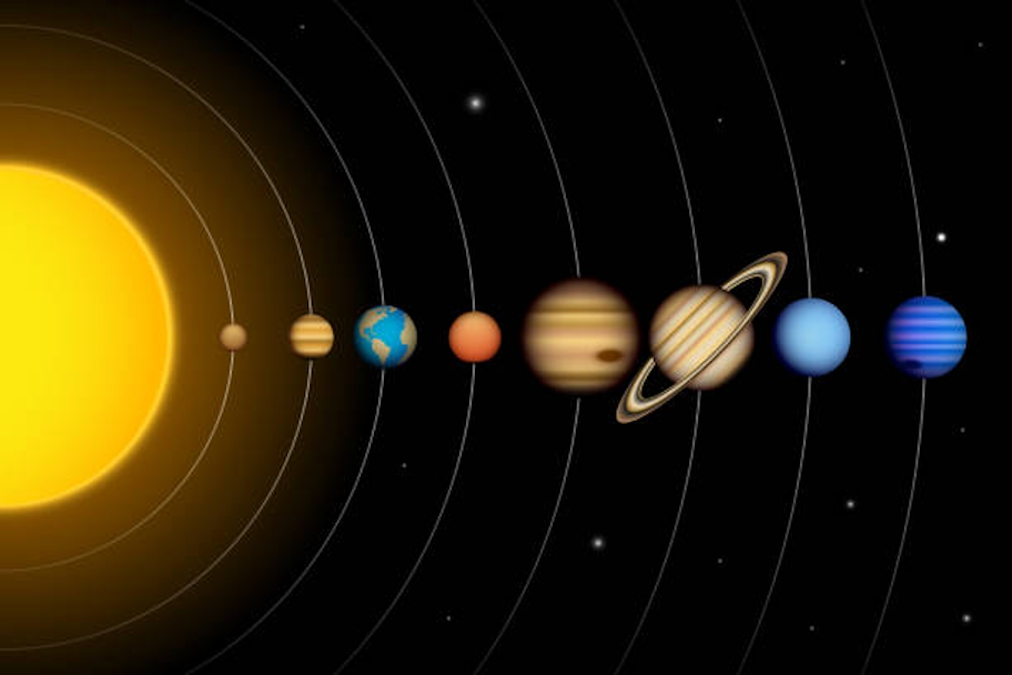
#> input picture SolarSystem.jpg, 1012 x 675 px
$ python NameThe_SolarSystem.py
#> lines starting #> are read from the running program, lines starting #| are printed output that depends on the picture; after the words box and inside, x2 and y2 are one past the last pixel; in counts of white or black regions, pixels touching at a corner belong together
import cv2

img = cv2.imread("SolarSystem.jpg")
#> img is the input picture: shape (675, 1012, 3); mean B, G, R 9.4, 32.4, 41.1

cv2.putText(img,
            "Sun",
            (40,350),
            cv2.FONT_HERSHEY_TRIPLEX,
            1.0,
            (0,0,225)
            )
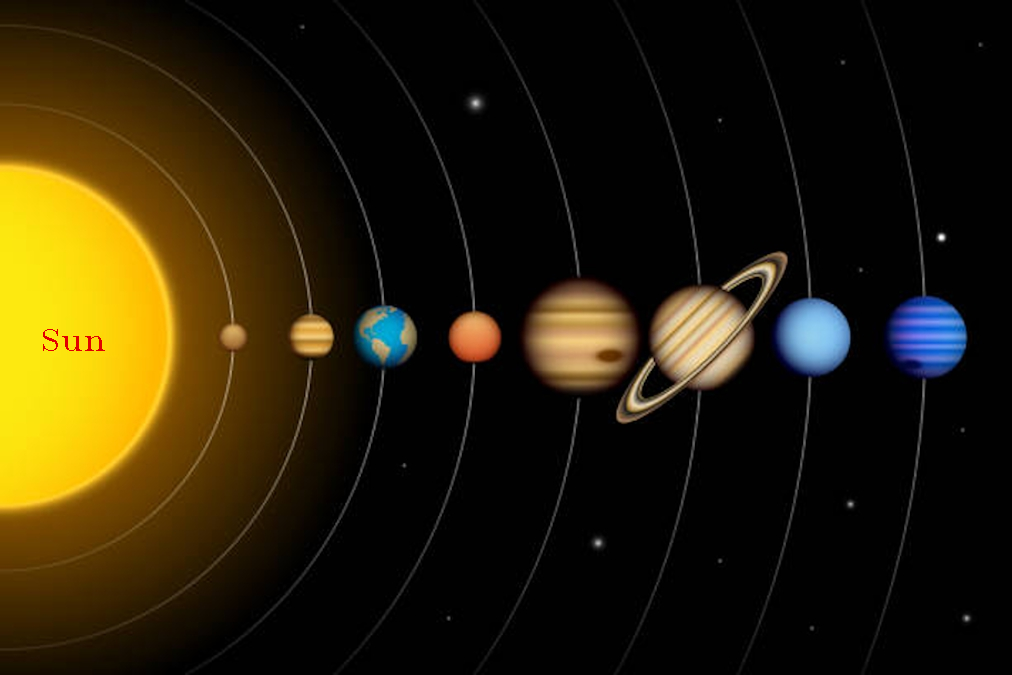
#> img: shape (675, 1012, 3); 0.05% of pixels changed, all inside (x1, y1, x2, y2) = (43, 329, 105, 351)

cv2.putText(img,
            "Mercury",
            (190,270),
            cv2.FONT_HERSHEY_TRIPLEX,
            0.5,
            (255,255,255)
            )
#> img: shape (675, 1012, 3); 0.04% of pixels changed, all inside (x1, y1, x2, y2) = (191, 260, 261, 275)

cv2.putText(img,
            "Venus",
            (280,270),
            cv2.FONT_HERSHEY_TRIPLEX,
            0.5,
            (255,255,255)
            )
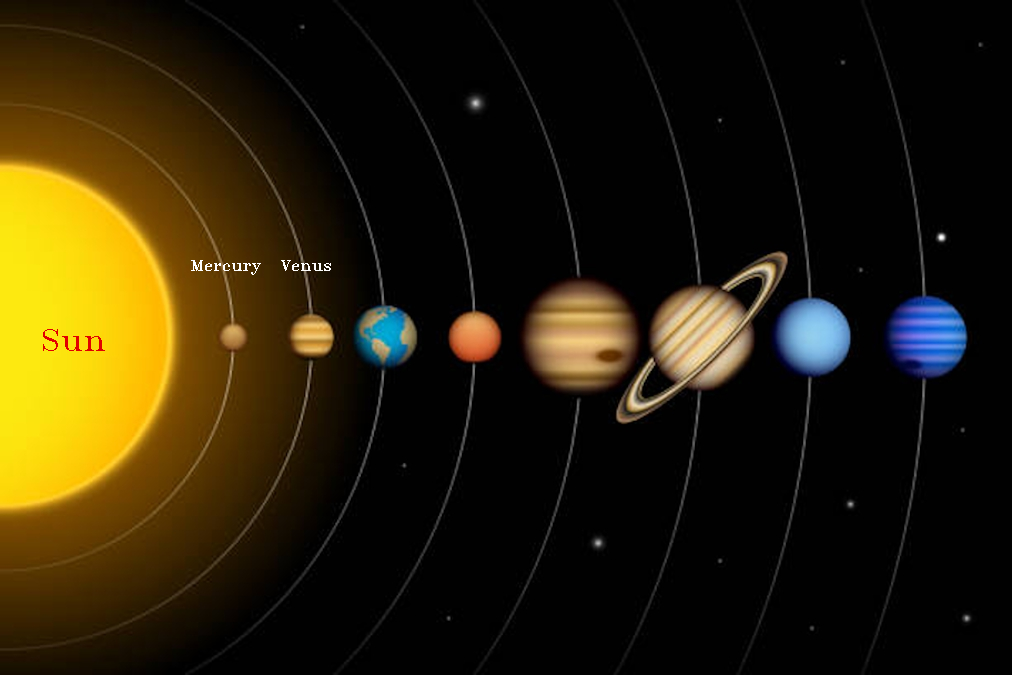
#> img: shape (675, 1012, 3); mean B, G, R 9.5, 32.4, 41.2

cv2.putText(img,
            "Earth",
            (350,270),
            cv2.FONT_HERSHEY_TRIPLEX,
            0.5,
            (255,255,255)
            )
#> img: shape (675, 1012, 3); 0.03% of pixels changed, all inside (x1, y1, x2, y2) = (351, 260, 398, 271)

cv2.putText(img,
            "Mars",
            (450,270),
            cv2.FONT_HERSHEY_TRIPLEX,
            0.5,
            (255,255,255)
            )
#> img: shape (675, 1012, 3); mean B, G, R 9.7, 32.5, 41.4

cv2.putText(img,
            "Jupiter",
            (545,465),
            cv2.FONT_HERSHEY_TRIPLEX,
            0.5,
            (255,255,255)
            )
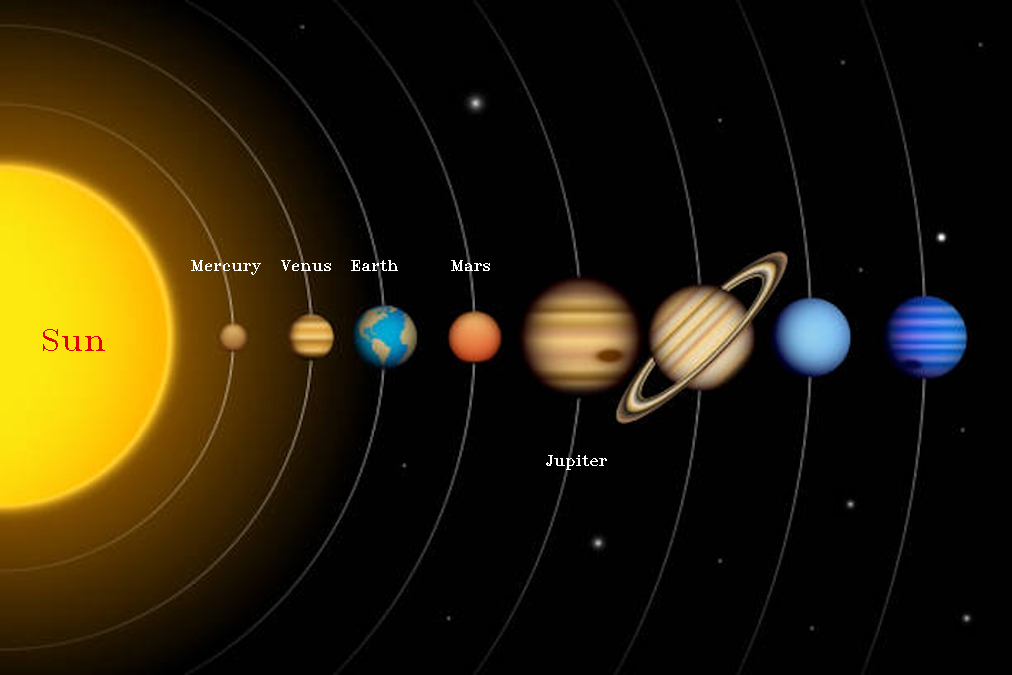
#> img: shape (675, 1012, 3); mean B, G, R 9.7, 32.6, 41.4

cv2.putText(img,
            "Saturn",
            (660,465),
            cv2.FONT_HERSHEY_TRIPLEX,
            0.5,
            (255,255,255)
            )
#> img: shape (675, 1012, 3); 0.03% of pixels changed, all inside (x1, y1, x2, y2) = (662, 455, 719, 466)

cv2.putText(img,
            "Uranus",
            (765,465),
            cv2.FONT_HERSHEY_TRIPLEX,
            0.5,
            (255,255,255)
            )
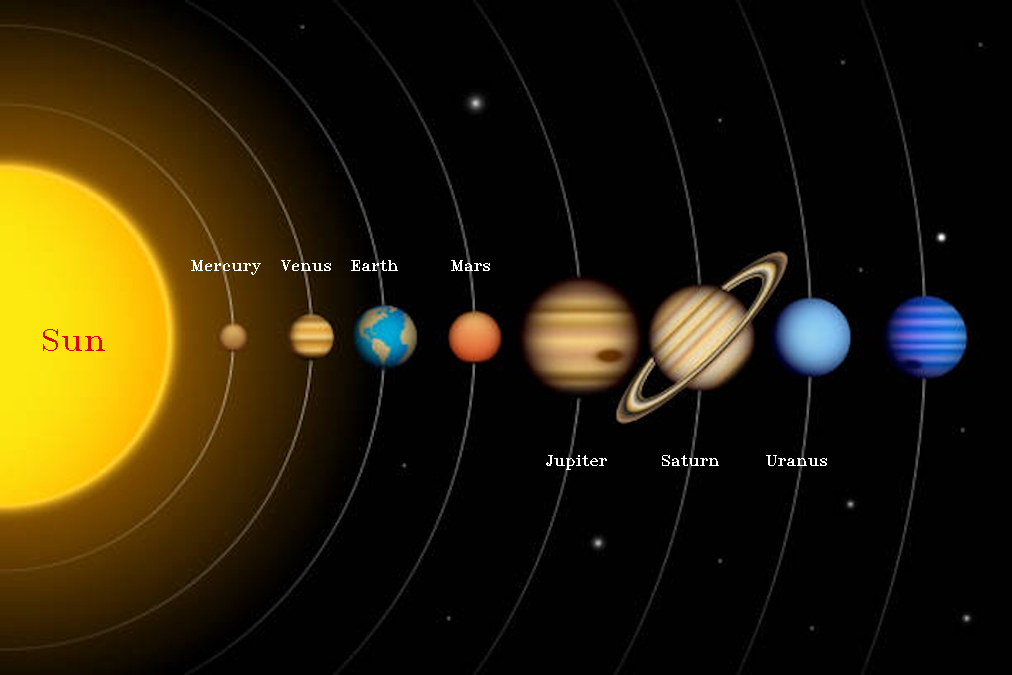
#> img: shape (675, 1012, 3); mean B, G, R 9.9, 32.8, 41.6

cv2.putText(img,
            "Neptune",
            (880,465),
            cv2.FONT_HERSHEY_TRIPLEX,
            0.5,
            (255,255,255)
            )
#> img: shape (675, 1012, 3); 0.04% of pixels changed, all inside (x1, y1, x2, y2) = (881, 455, 951, 470)

cv2.imshow("output",img)

cv2.waitKey(0)

cv2.imwrite("Named_SolarSystem.jpg",img)
